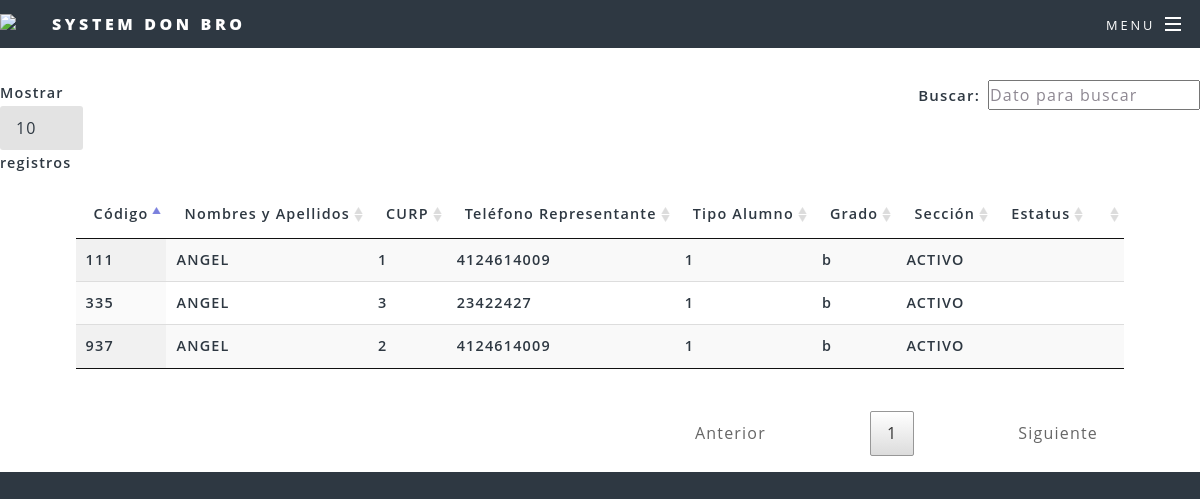
Page /table.php on the committed database.
### tables this page shows
CREATE TABLE `alumnos` (
  `id` int(10) NOT NULL,
  `nombre` varchar(50) DEFAULT NULL,
  `beca_id` tinyint(4) DEFAULT NULL,
  `celular` varchar(50) DEFAULT NULL,
  `seccion` varchar(10) DEFAULT NULL,
  `grado` varchar(10) DEFAULT NULL,
  `codigo` varchar(10) DEFAULT NULL,
  `observacion` text NOT NULL,
  `credito_comida` int(10) NOT NULL,
  `estatus` varchar(50) DEFAULT NULL
);

### table.php (the view, shortened to what this page needs)
<?php
  $conexion=mysqli_connect('localhost','root','','servidor.cobro');
  $sql="SELECT codigo,nombre,beca_id,celular,grado,seccion,estatus
FROM alumnos
 ORDER BY grado ASC ,seccion ASC  ";
  $stmt1 = mysqli_query($conexion, $sql);
?>
<!DOCTYPE html>
<html lang="en">
<head>
<link rel="stylesheet" href="assets/css/main.css" />
<link rel="stylesheet" href="./assets/css/jquery.dataTables.min.css">
<link rel="stylesheet" href="./assets/css/responsive.dataTables.min.css">
</head>
<body>
<div id="page-wrapper">
          <header id="header">
            <img name="imagen" src="images/logo.png" >
            <h1><a href="index.html">System Don BRO</a></h1>
            <nav id="nav">
              <ul>
                <li class="special">
                  <a href="#menu" class="menuToggle"><span>Menu</span></a>
                </li>
              </ul>
            </nav>
          </header>
          <article id="main">
            <section class="wrapper style5">
                         <div class="inner">
              </div>
  <table id="miTabla" class="display responsive nowrap" style="width:80%">
          <thead>
              <tr>
                   <th>
                       Código
                  </th>
           <th>
              Nombres y Apellidos
           </th>
           <th>
              CURP
           </th>
           <th >
              Teléfono Representante
           </th>
           <th>
              Tipo Alumno
           </th>
           <th>
              Grado
           </th>
           <th>
              Sección
           </th>
           <th>
              Estatus
           </th>
           <th>
           </th>
              </tr>
          </thead>
            <?PHP while( $row=mysqli_fetch_array($stmt1, MYSQLI_NUM)) {?>
  <tr>
    <th><?php echo $row['0']; ?></th>
    <th><?php echo $row['1']; ?></th>
    <th><?php echo $row['2']; ?></th>
    <th><?php echo $row['3']; ?></th>
    <th><?php echo $row['4']; ?></th>
    <th><?php echo $row['5']; ?></th>
    <th><?php echo $row['6']; ?></th>
     <th><?php echo $row['7']; ?></th>
      <th><?php echo $row['8']; ?></th>
  </tr>
  <?PHP }?>
      </table>
</body>
</html>

### rows in the picture
alumnos: codigo "111", nombre "ANGEL", beca "1", celular "4124614009", grado "1", seccion "b", estatus "ACTIVO"
alumnos: codigo "937", nombre "ANGEL", beca "2", celular "4124614009", grado "1", seccion "b", estatus "ACTIVO"
alumnos: codigo "335", nombre "ANGEL", beca "3", celular "23422427", grado "1", seccion "b", estatus "ACTIVO"
